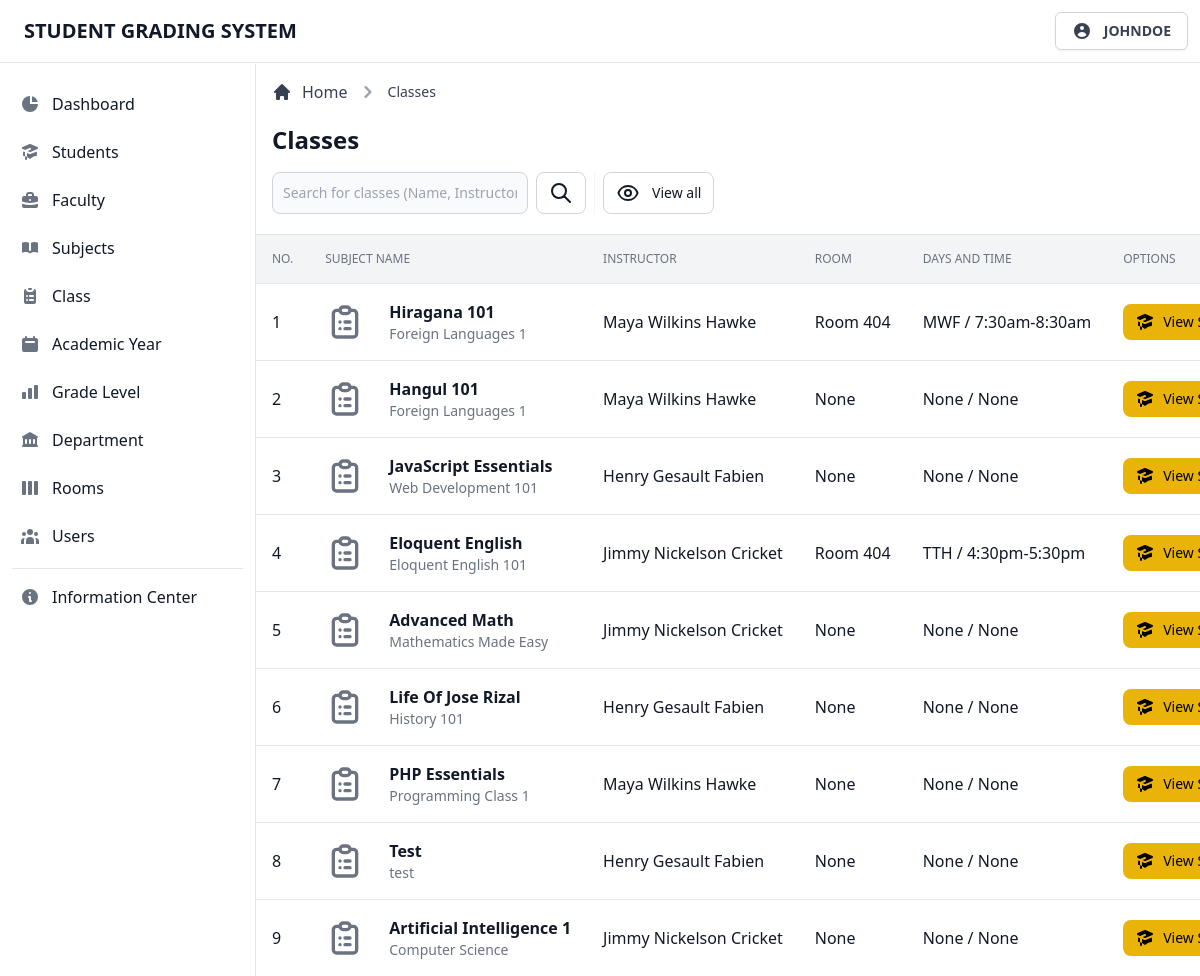
The page /admin/view/class.php (signed in) on the database its author committed.
### tables this page shows
CREATE TABLE `tblclass` (
  `class_id` int(11) NOT NULL,
  `class_code` int(11) NOT NULL,
  `class_name` varchar(255) NOT NULL,
  `class_desc` varchar(255) NOT NULL,
  `inst_code` int(11) NOT NULL,
  `class_inst` varchar(255) NOT NULL,
  `class_level` varchar(255) NOT NULL,
  `class_ay` varchar(255) NOT NULL,
  `class_day` varchar(255) NOT NULL,
  `class_time` varchar(255) NOT NULL,
  `class_room` varchar(255) NOT NULL,
  `class_section` varchar(255) NOT NULL
);

### admin/page/class/class.classes.php (called while the page is built, shortened)
<?php
class DisplayClassContr extends DisplayClass
{
  public function fetchData()
  {
    $result = $this->getData();
    return $result;
  }
}
class DisplayClass extends Dbh
{
  protected function getData()
  {
    $stmt = $this->connect()->query('SELECT * FROM tblclass;');
    $result = 0;
    while ($row = $stmt->fetchAll(PDO::FETCH_ASSOC)) {
      $result = $row;
    }
    return $result;
  }
}
$display = new DisplayClassContr();
$result = $display->fetchData();

### admin/database/database.classes.php (called while the page is built)
<?php
class Dbh
{
  private $hostname = 'localhost';
  private $username = 'root';
  private $password = '';
  private $dbname = 'dbgradingsystem';
  public function connect()
  {
    try {
      $dbh = new PDO('mysql:host=' . $this->hostname . ';dbname=' . $this->dbname, $this->username, $this->password);
      return $dbh;
    } catch (PDOException $e) {
      print "Error!: " . $e->getMessage() . "<br>";
      die();
    }
  }
}

### admin/page/class/class-table.php (the view, shortened to what this page needs)
<div class="flex flex-col min-w-full overflow-hidden overflow-x-auto align-middle shadow">
  <table class="min-w-full divide-y divide-gray-200 table-fixed">
    <thead class="bg-gray-100">
      <tr>
        <th scope="col" class="th">
          No.
        </th>
        <th scope="col" class="th">
          Subject Name
        </th>
        <th scope="col" class="th">
          Instructor
        </th>
        <th scope="col" class="th">
          Room
        </th>
        <th scope="col" class="th">
          Days and Time
        </th>
        <th scope="col" class="th">
          Options
        </th>
      </tr>
    </thead>
    <tbody class="bg-white divide-y divide-gray-200 ">
      <?php foreach ($result as $data) : ?>
        <tr class="hover:bg-gray-100 group">
          <td class="td">
            <div class="flex items-center capitalize">
              <?= $i += 1; ?>
            </div>
          </td>
          <td class="td-title">
            <div class="text-sm font-normal text-gray-500">
              <div class="text-base font-semibold text-gray-900 capitalize">
                <?= $data['class_name']; ?>
              </div>
              <div class="text-sm font-normal text-gray-500">
                <?= $data['class_desc']; ?>
              </div>
            </div>
          </td>
          <td class="td">
            <div class="flex items-center capitalize">
              <?= $data['class_inst']; ?>
            </div>
          </td>
          <td class="td">
            <div class="flex items-center capitalize">
              <?php if (!empty($data['class_room'])) { ?>
                <?= $data['class_room']; ?>
              <?php } else { ?>
                None
              <?php } ?>
            </div>
          </td>
          <td class="td">
            <div class="flex items-center">
              <?php if (!empty($data['class_day'])) { ?>
                <?= $data['class_day']; ?>
              <?php } else { ?>
                None
              <?php } ?>
              /
              <?php if (!empty($data['class_time'])) { ?>
                <?= $data['class_time']; ?>
              <?php } else { ?>
                None
              <?php } ?>
            </div>
          </td>
          <td class="p-4 space-x-2 whitespace-nowrap">
            <a href="#" class="inline-flex items-center px-3 py-2 text-sm font-medium text-center text-black bg-yellow-500 rounded-lg hover:bg-yellow-600 focus:ring-4 focus:ring-yellow-400/50">
              View Students
            </a>
          </td>
        </tr>
      <?php endforeach; ?>
    </tbody>
  </table>
</div>

### rows shown on the page
tblclass: i "1", class_name "Hiragana 101", class_desc "Foreign Languages 1", class_inst "Maya Wilkins Hawke", class_room "Room 404", class_day "MWF", class_time "7:30am-8:30am"
tblclass: i "2", class_name "Hangul 101", class_desc "Foreign Languages 1", class_inst "Maya Wilkins Hawke", class_room "None", class_day "None", class_time "None"
tblclass: i "3", class_name "JavaScript Essentials", class_desc "Web Development 101", class_inst "Henry Gesault Fabien", class_room "None", class_day "None", class_time "None"
tblclass: i "4", class_name "Eloquent English", class_desc "Eloquent English 101", class_inst "Jimmy Nickelson Cricket", class_room "Room 404", class_day "TTH", class_time "4:30pm-5:30pm"
tblclass: i "5", class_name "Advanced Math", class_desc "Mathematics Made Easy", class_inst "Jimmy Nickelson Cricket", class_room "None", class_day "None", class_time "None"
tblclass: i "6", class_name "Life Of Jose Rizal", class_desc "History 101", class_inst "Henry Gesault Fabien", class_room "None", class_day "None", class_time "None"
tblclass: i "7", class_name "PHP Essentials", class_desc "Programming Class 1", class_inst "Maya Wilkins Hawke", class_room "None", class_day "None", class_time "None"
tblclass: i "8", class_name "Test", class_desc "test", class_inst "Henry Gesault Fabien", class_room "None", class_day "None", class_time "None"
tblclass: i "9", class_name "Artificial Intelligence 1", class_desc "Computer Science", class_inst "Jimmy Nickelson Cricket", class_room "None", class_day "None", class_time "None"

### other values the page prints
$user "JOHNDOE"
